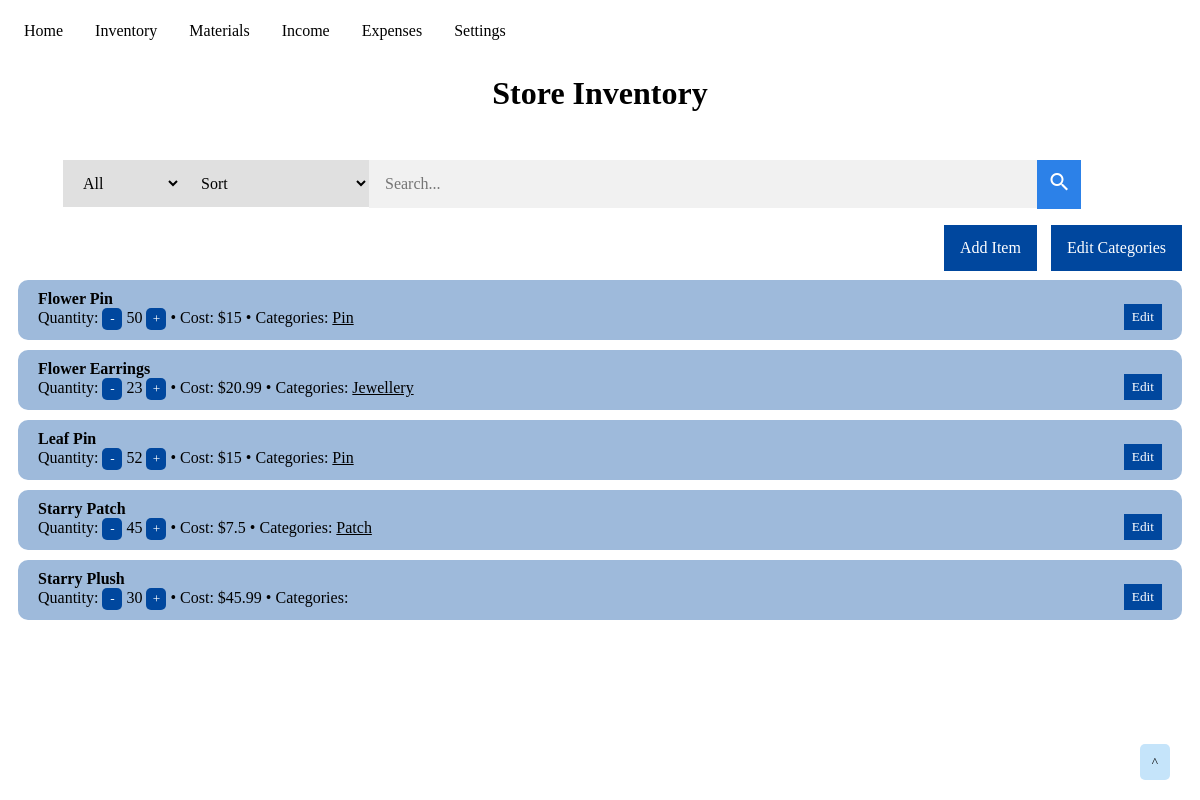
The page /inventory on the database as committed earlier.
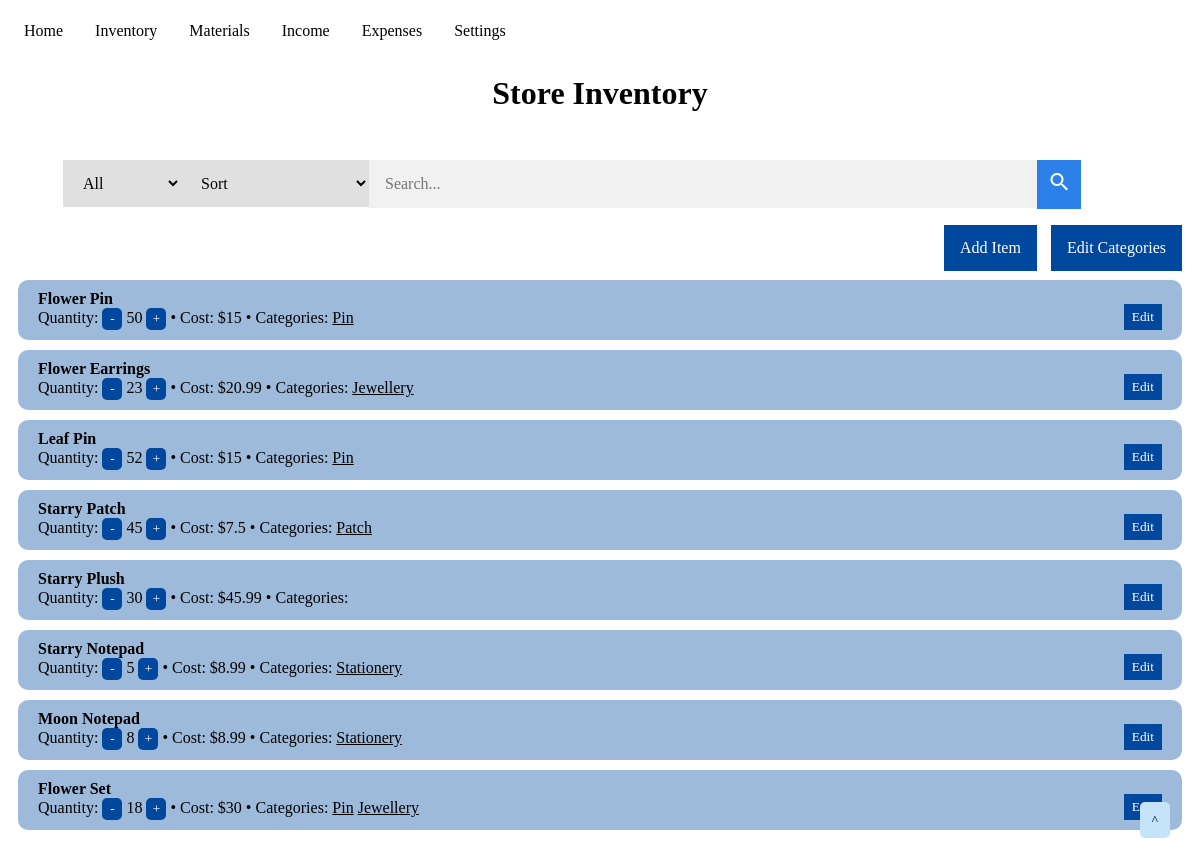
The same page on the database as committed later.
### tables this page shows
CREATE TABLE store_inventory (
    item_id INTEGER PRIMARY KEY AUTOINCREMENT,
    name TEXT NOT NULL,
    quantity INTEGER NOT NULL,
    cost DECIMAL(10, 2) NOT NULL
);

CREATE TABLE inventory_categories (
    tag_id INTEGER PRIMARY KEY AUTOINCREMENT,
    name TEXT NOT NULL
);

### app.py (the view, shortened to what this page needs)
@app.route('/inventory', methods=('POST', 'GET'))
def inventory():
    inventory_categories = get_inventory_categories()
    inventory_connections = get_inventory_connections()
    inventory_items = get_inventory_items()
    return render_template('inventory_view.html', inventory_items=inventory_items, inventory_categories=inventory_categories, inventory_connections=inventory_connections, selected_inventory_category=0, sort_order=0)

### app.py (called while the page is built)
def get_db_connection():
    conn = sqlite3.connect('database.db')
    conn.row_factory = sqlite3.Row
    return conn

def get_inventory_items():
    conn = get_db_connection()
    inventory_items = conn.execute('SELECT * FROM store_inventory').fetchall()
    conn.close()
    return inventory_items

def get_inventory_categories():
    conn = get_db_connection()
    cur = conn.cursor()
    inventory_categories = cur.execute('SELECT * FROM inventory_categories').fetchall()
    conn.close()
    return inventory_categories

def get_inventory_connections():
    conn = get_db_connection()
    cur = conn.cursor()
    inventory_connections = cur.execute('SELECT * FROM inventory_to_category').fetchall()
    conn.close()
    return inventory_connections

### templates/inventory_view.html (shortened to what this page needs)
{% extends 'base.html' %}
{% block content %}
    <h1>{% block title %}Store Inventory{% endblock %}</h1>
    <div class="menu">
            <ul class="menu-bar">
                <li class="menu-item menu-search">
                    <form class="search-bar" method="post" action="">
                        <select name="category-search" class="search-category">
                            {% if selected_inventory_category == 0 %}
                                <option value="0" selected>All</option>
                            {% else %}
                                <option value="0">All</option>
                            {% endif %}
                        </select>
                        <select name="sort-search" class="search-sort">
                            {% if sort_order == 0 %}
                                <option value="0" selected>Sort</option>
                            {% else %}
                                <option value="0">Sort</option>
                            {% endif %}
                        </select>
                        <input type="text" placeholder="Search..." name="search-by" class="search-item">
                        <button type="submit" class="search-button"><i class="material-icons">search</i></button>
                    </form>
                </li>
            </ul>
        </div>
        <div class="inventory-menu">
            <ul class="menu-bar menu-bar-items">
                <li class="menu-item menu-add">
                    <a class="menu-item-link" href="{{url_for('inventory_add_item')}}"><button class="menu-button">Add Item</button></a>
                </li>
                <li class="menu-item menu-edit">
                    <a class="menu-item-link" href="{{url_for('inventory_edit_categories')}}"><button class="menu-button">Edit Categories</button></a>
                </li>
            </ul>
        </div>
        <div id="inventory">
            {% for item in inventory_items %}
                <div class="item">
                    <div class="item-name"><b>{{ item['name'] }}</b></div>
                    <span class="item-info">
                        Quantity:
                        <button class="decrease-button quantity-button" value="{{ item['item_id'] }}">-</button>
                        <span class="item-info quantity">{{ item['quantity'] }}</span>
                        <button class="increase-button quantity-button" value="{{ item['item_id'] }}">+</button>
                    </span>
                    <span> &#8226; </span>
                    <span class="item-info">Cost: ${{ item['cost'] }}</span>
                    <span> &#8226; </span>
                    <span class="item-info item-categories">
                        Categories:
                        {% for connection in inventory_connections %}
                            {% if connection['item_id'] == item['item_id'] %}
                                {% for category in inventory_categories %}
                                    {% if category['tag_id'] == connection['tag_id'] %}
                                        <u>{{ category['name'] }}</u>
                                    {% endif %}
                                {% endfor %}
                            {% endif %}
                        {% endfor %}
                    </span>
                    <a href="{{ url_for('inventory_edit_item', item_id=item['item_id']) }}"><button class="form-button edit-button">Edit</button></a>
                </div>
            {% endfor %}
        </div>
{% endblock %}

### templates/base.html (shortened to what this page needs)
<!DOCTYPE html>
<html lang="en">
    <head>
        <link rel="stylesheet" href="{{ url_for('static', filename= 'css/home-style.css') }}">
        <link rel="stylesheet" href="{{ url_for('static', filename= 'css/inventory-style.css') }}">
        <link rel="stylesheet" href="{{ url_for('static', filename= 'css/income-style.css') }}">
    </head>
    <body>
        <div>
            <ul class="nav-bar">
                <li class="nav-list"><a href="{{ url_for('home') }}">Home</a></li>
                <li class="nav-list"><a href="{{ url_for('inventory') }}">Inventory</a></li>
                <li class="nav-list"><a href="{{ url_for('materials') }}">Materials</a></li>
                <li class="nav-list"><a href="{{ url_for('income') }}">Income</a></li>
                <li class="nav-list"><a href="{{ url_for('expenses') }}">Expenses</a></li>
                <li class="nav-list"><a href="{{ url_for('settings') }}">Settings</a></li>
            </ul>
        </div>
        <div class="container">
            {% block content %} {% endblock %}
        </div>
        <div id="back-to-top">
            <a href="">
                <button class="back-to-top">^</button>
            </a>
        </div>
    </body>
</html>

### static/css/home-style.css (style rules this page uses)
* { font-family: "Tahoma"; box-sizing: border-box; }
#back-to-top { position: fixed; bottom: 20px; right: 30px; }
.back-to-top { padding: 10px 12px; border-radius: 5px; border: none; background-color: #C5E4FA; }

### static/css/inventory-style.css (style rules this page uses)
.nav-bar { list-style-type: none; margin: 0; padding: 0; overflow: hidden; position: sticky; }
.nav-list { float: left; }
.nav-list a { display: block; color: black; text-align: center; padding: 14px 16px; text-decoration: none; }
h1 { border: 2 px solid; text-align: center; }
.menu { padding: 10px; margin: 5px; }
.menu-bar { list-style-type: none; }
.menu-bar-items { float: right; }
.menu-item { display: inline; }
.menu-button { background-color: #00479E; padding: 14px 16px; margin-right: 10px; border: none; color: white; font-size: 16px; }
.search-category { padding: 14px 16px; border: none; background-color: #E0E0E0; font-size: 16px; float: left; }
.search-sort { padding: 14px 16px; border: none; background-color: #E0E0E0; font-size: 16px; float: left; }
.search-item { width: 60%; padding: 15px 16px; font-size: 16px; border: none; float: left; background: #f1f1f1; }
.search-button { float: left; padding: 10px; background: #2C81E8; color: white; font-size: 17px; border: none; cursor: pointer; }
i { font-size: 11px; }
.inventory-menu { margin-bottom: 100px; }
#inventory { padding: 10px; }
.item { padding: 10px 20px; border: none; margin-bottom: 10px; border-radius: 10px; background-color: #9EBADB; position: relative; }
.quantity-button { padding: 3px 5px; color: white; background-color: #00479E; border: none; border-radius: 5px; width: 20px; }
.form-button { padding: 5px 8px; margin-right: 10px; color: white; background-color: #00479E; border: none; }
.edit-button { position: absolute; right: 10px; bottom: 10px; }

Rows that differ between the two databases and show on the page:
added store_inventory: name "Starry Notepad", {{ item['item_id'] }} 6 (drawn), quantity "5", cost "8.99"
now on this page (row unchanged): inventory_categories: name "Stationery"
added store_inventory: name "Moon Notepad", {{ item['item_id'] }} 7 (drawn), quantity "8", cost "8.99"
added store_inventory: name "Flower Set", {{ item['item_id'] }} 8 (drawn), quantity "18", cost "30", inventory_categories (name "Pin"), inventory_categories (name "Jewellery")
added inventory_to_category: inventory_categories (name "Pin")
added inventory_to_category: inventory_categories (name "Jewellery")
